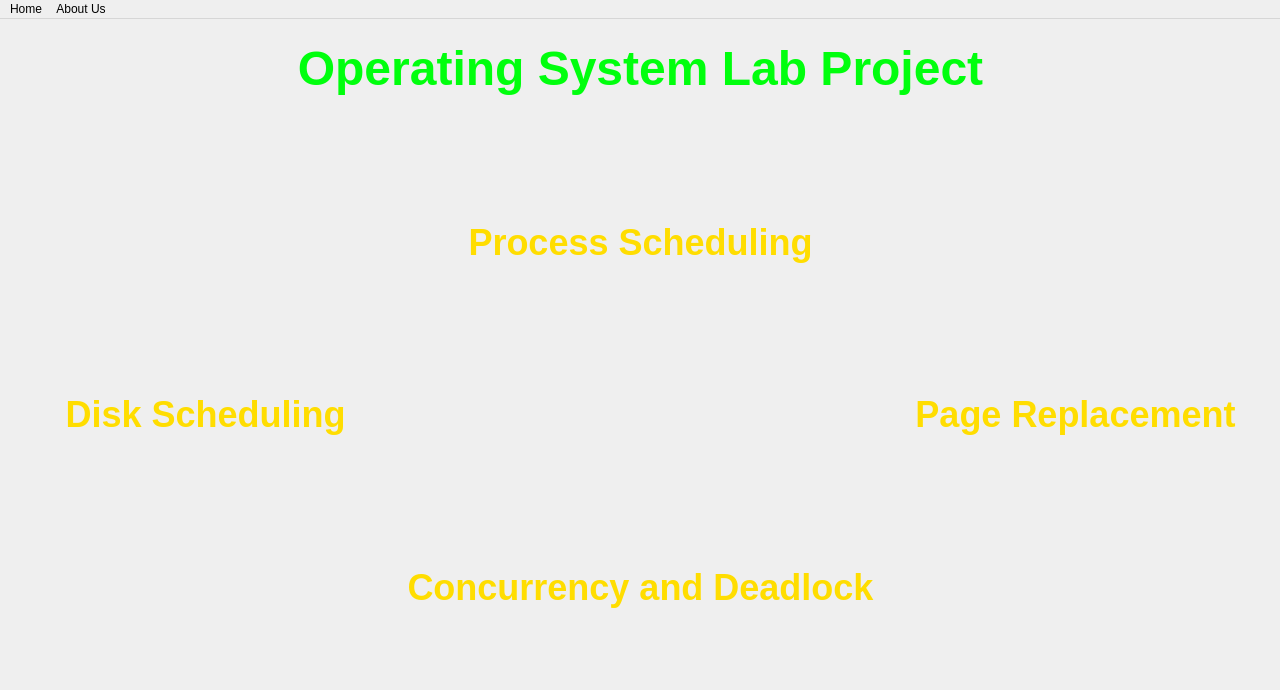
<?xml version="1.0" encoding="UTF-8"?>
<ui version="4.0">
 <class>MainWindow</class>
 <widget class="QMainWindow" name="MainWindow">
  <property name="geometry">
   <rect>
    <x>0</x>
    <y>0</y>
    <width>1280</width>
    <height>690</height>
   </rect>
  </property>
  <property name="sizePolicy">
   <sizepolicy hsizetype="Preferred" vsizetype="Fixed">
    <horstretch>0</horstretch>
    <verstretch>0</verstretch>
   </sizepolicy>
  </property>
  <property name="minimumSize">
   <size>
    <width>1280</width>
    <height>690</height>
   </size>
  </property>
  <property name="maximumSize">
   <size>
    <width>1280</width>
    <height>690</height>
   </size>
  </property>
  <property name="windowTitle">
   <string>OS Virtual Lab</string>
  </property>
  <property name="autoFillBackground">
   <bool>false</bool>
  </property>
  <property name="styleSheet">
   <string notr="true">QWidget #gridWidget{
	
	background-image: url(':/Images/img_body.jpg');
}

QLabel {
	color: #00ff0d;
    background-image: url(':/Images/img_head.jpg');
}
QPushButton {
	color: #ffdd00;
	background-color: transparent;
	border-radius: 50px;
	padding: 10px;
	font-size: 36px;
}

QPushButton::hover {
	background-color: rgba(88, 195, 224, 0.5);
}

</string>
  </property>
  <widget class="QWidget" name="centralwidget">
   <property name="styleSheet">
    <string notr="true"/>
   </property>
   <widget class="QLabel" name="heading">
    <property name="geometry">
     <rect>
      <x>0</x>
      <y>0</y>
      <width>1281</width>
      <height>100</height>
     </rect>
    </property>
    <property name="font">
     <font>
      <pointsize>36</pointsize>
      <weight>75</weight>
      <bold>true</bold>
     </font>
    </property>
    <property name="styleSheet">
     <string notr="true"/>
    </property>
    <property name="text">
     <string>Operating System Lab Project</string>
    </property>
    <property name="textFormat">
     <enum>Qt::RichText</enum>
    </property>
    <property name="alignment">
     <set>Qt::AlignCenter</set>
    </property>
   </widget>
   <widget class="QWidget" name="gridWidget" native="true">
    <property name="geometry">
     <rect>
      <x>0</x>
      <y>100</y>
      <width>1281</width>
      <height>591</height>
     </rect>
    </property>
    <property name="styleSheet">
     <string notr="true"/>
    </property>
    <layout class="QGridLayout" name="gridLayout">
     <property name="leftMargin">
      <number>20</number>
     </property>
     <property name="topMargin">
      <number>40</number>
     </property>
     <property name="rightMargin">
      <number>20</number>
     </property>
     <property name="bottomMargin">
      <number>40</number>
     </property>
     <item row="0" column="1">
      <widget class="QPushButton" name="btn_process">
       <property name="sizePolicy">
        <sizepolicy hsizetype="Minimum" vsizetype="MinimumExpanding">
         <horstretch>0</horstretch>
         <verstretch>0</verstretch>
        </sizepolicy>
       </property>
       <property name="font">
        <font>
         <pointsize>-1</pointsize>
         <weight>75</weight>
         <bold>true</bold>
        </font>
       </property>
       <property name="cursor">
        <cursorShape>PointingHandCursor</cursorShape>
       </property>
       <property name="whatsThis">
        <string/>
       </property>
       <property name="autoFillBackground">
        <bool>false</bool>
       </property>
       <property name="styleSheet">
        <string notr="true"/>
       </property>
       <property name="text">
        <string>Process Scheduling</string>
       </property>
       <property name="flat">
        <bool>true</bool>
       </property>
      </widget>
     </item>
     <item row="1" column="0">
      <widget class="QPushButton" name="btn_disk">
       <property name="sizePolicy">
        <sizepolicy hsizetype="Minimum" vsizetype="MinimumExpanding">
         <horstretch>0</horstretch>
         <verstretch>0</verstretch>
        </sizepolicy>
       </property>
       <property name="font">
        <font>
         <pointsize>-1</pointsize>
         <weight>75</weight>
         <bold>true</bold>
        </font>
       </property>
       <property name="cursor">
        <cursorShape>PointingHandCursor</cursorShape>
       </property>
       <property name="styleSheet">
        <string notr="true"/>
       </property>
       <property name="text">
        <string>Disk Scheduling</string>
       </property>
      </widget>
     </item>
     <item row="1" column="2">
      <widget class="QPushButton" name="btn_page">
       <property name="sizePolicy">
        <sizepolicy hsizetype="Minimum" vsizetype="MinimumExpanding">
         <horstretch>0</horstretch>
         <verstretch>0</verstretch>
        </sizepolicy>
       </property>
       <property name="font">
        <font>
         <pointsize>-1</pointsize>
         <weight>75</weight>
         <bold>true</bold>
        </font>
       </property>
       <property name="cursor">
        <cursorShape>PointingHandCursor</cursorShape>
       </property>
       <property name="autoFillBackground">
        <bool>false</bool>
       </property>
       <property name="styleSheet">
        <string notr="true"/>
       </property>
       <property name="text">
        <string>Page Replacement</string>
       </property>
      </widget>
     </item>
     <item row="2" column="1">
      <widget class="QPushButton" name="btn_concurrency">
       <property name="sizePolicy">
        <sizepolicy hsizetype="Minimum" vsizetype="MinimumExpanding">
         <horstretch>0</horstretch>
         <verstretch>0</verstretch>
        </sizepolicy>
       </property>
       <property name="font">
        <font>
         <pointsize>-1</pointsize>
         <weight>75</weight>
         <bold>true</bold>
        </font>
       </property>
       <property name="cursor">
        <cursorShape>PointingHandCursor</cursorShape>
       </property>
       <property name="styleSheet">
        <string notr="true"/>
       </property>
       <property name="text">
        <string>Concurrency and Deadlock</string>
       </property>
      </widget>
     </item>
    </layout>
   </widget>
  </widget>
  <widget class="QMenuBar" name="menuBar">
   <property name="geometry">
    <rect>
     <x>0</x>
     <y>0</y>
     <width>1280</width>
     <height>23</height>
    </rect>
   </property>
   <widget class="QMenu" name="menuHome">
    <property name="title">
     <string>Home</string>
    </property>
    <addaction name="action_process"/>
    <addaction name="action_disk"/>
    <addaction name="action_page"/>
    <addaction name="action_concurrency"/>
   </widget>
   <widget class="QMenu" name="menuAbout">
    <property name="title">
     <string>About Us</string>
    </property>
    <addaction name="action_member"/>
   </widget>
   <addaction name="menuHome"/>
   <addaction name="menuAbout"/>
  </widget>
  <action name="action_process">
   <property name="text">
    <string>Process Scheduling</string>
   </property>
  </action>
  <action name="action_disk">
   <property name="text">
    <string>Disk Scheduling</string>
   </property>
  </action>
  <action name="action_page">
   <property name="text">
    <string>Page Replacement</string>
   </property>
  </action>
  <action name="action_concurrency">
   <property name="text">
    <string>Concurrency and Deadlock</string>
   </property>
  </action>
  <action name="actionProcess_Scheduling_2">
   <property name="text">
    <string>Process Scheduling</string>
   </property>
  </action>
  <action name="actionDisk_Scheduling_2">
   <property name="text">
    <string>Disk Scheduling</string>
   </property>
  </action>
  <action name="actionPage_Replacement_2">
   <property name="text">
    <string>Page Replacement</string>
   </property>
  </action>
  <action name="actionConcurrency_and_Deadlock_2">
   <property name="text">
    <string>Concurrency and Deadlock</string>
   </property>
  </action>
  <action name="actionProject">
   <property name="text">
    <string>Project</string>
   </property>
  </action>
  <action name="action_member">
   <property name="text">
    <string>Members</string>
   </property>
  </action>
 </widget>
 <resources/>
 <connections/>
</ui>
